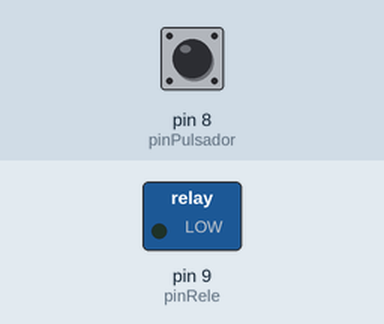
A sketch run on a simulated Arduino Uno, built with avr-gcc and run on an emulated ATmega328P. On the bench: switched loads named in the sketch (green lamp = pin HIGH). Dashed ring = blinking. Inputs (shaded band) come from the test bench; at power-on: pin 8 (pinPulsador) LOW.

Above: at 1.4 s.
1.5 s: pin 8 (pinPulsador) pulled HIGH for 1 s
At 1.95 s:
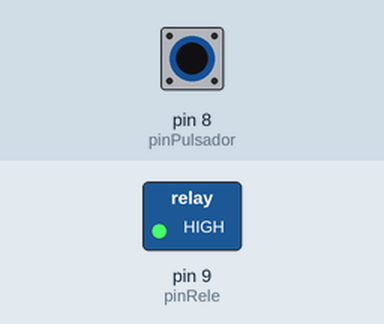
4.2 s: pin 8 (pinPulsador) pulled HIGH for 3.2 s
At 7.9 s:
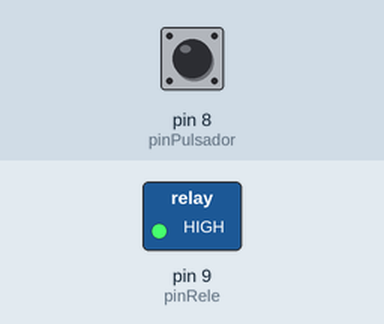
8.9 s: pin 8 (pinPulsador) pulled HIGH for 0.35 s
At 10.5 s:
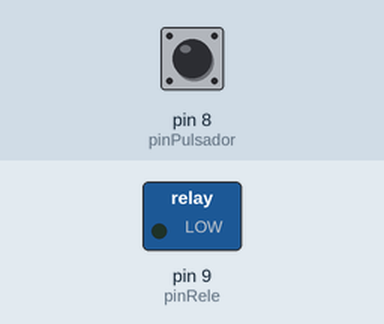
Timing chart, 0 to 12.0 s (numbered marks = the images above; inputs shaded):
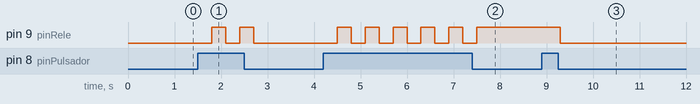

The sketch:

Pulsador.ino
```cpp
// Variables pines

const byte pinPulsador = 8;
const byte pinRele = 9;


void setup() {
  // comfiguración comunicación serie

  Serial.begin(9600);

  // modo de los pines

  pinMode(pinPulsador, INPUT);
  pinMode(pinRele, OUTPUT);

}

void loop() {
  // leer el pulsador

  byte estadoPulsador = digitalRead(pinPulsador);

  // esperamos para evitar dobles pulsaciones

  delay(300);

  // comprobamos si se ha pulsdo el pulsador

  if (estadoPulsador == HIGH) {

    // cambiamos de estado el rele
    digitalWrite(pinRele, !digitalRead(pinRele));


    }

}
```

Measured:
- after the input at 1.5 s, pin 9 (pinRele): alternates HIGH for 0.30 s and LOW for 0.30 s, 4 changes in all, then stays LOW, starting after 0.30 s
- after the input at 4.2 s, pin 9 (pinRele): alternates HIGH for 0.30 s and LOW for 0.30 s, 11 changes in all, then stays HIGH, starting after 0.30 s
- after the input at 8.9 s, pin 9 (pinRele): HIGH → LOW after 0.40 s
